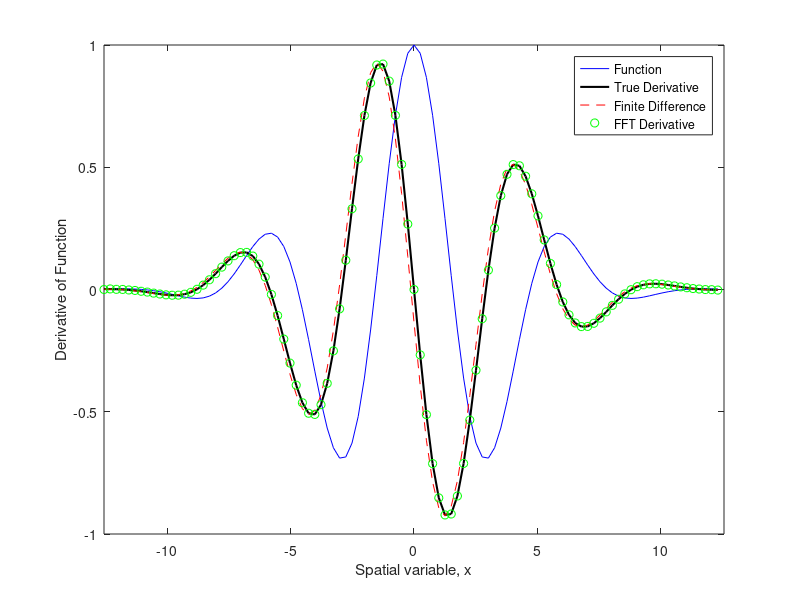

Recreate this plot in MATLAB.
clear all;
close all;

N = 101;
L = 8*pi;
dx = L/(N-1);
x = -L/2:dx:L/2-dx;
f = cos(x).*exp(-x.^2/25);
df = -(sin(x).*exp(-x.^2/25) + (2/25)*x.*cos(x).*exp(-x.^2/25));
Nx = max(size(f));
plot(x,f,'b',x,df,'k','LineWidth',1.5)
hold on

% Approximate derivative using finite Difference...
for k=1:length(f)-1
    dfFD(k) = (f(k+1)-f(k))/dx; %Forward difference
end
dfFD(end+1) = dfFD(end);
plot(x,dfFD,'r--')

% Derivative using FFT (spectral derivative)
fhat = fft(f);
k = (2*pi/L)*[-Nx/2:Nx/2-1];
k = fftshift(k);  % important because fft has weird ordering
dfhat = 1i*k.*fhat;
dfspec = real(ifft(dfhat));
plot(x,dfspec,'go')
xlabel('Spatial variable, x')
ylabel('Derivative of Function')

% Plotting commands
axis([-L/2 L/2 -1 1])
legend('Function','True Derivative','Finite Difference','FFT Derivative')

%reason behnind FD is less accurat than FFT
% small neighbour of points around where I'm taking the derivative
% and I am estimating what the curvature (the derivative) is around
% these piints. 
% If I use larger and larger radius of points, I'll get more and more
% accurate shceme. 
%However, in the spectral scheme, FFT, for each frequncy I have a 
% sine wave that covers all of the points in my domain. So doing 
% the derivative in the frequency domain is like takign a stencil that
%takes all the points in my domain, i.e., infifinte stencil.


